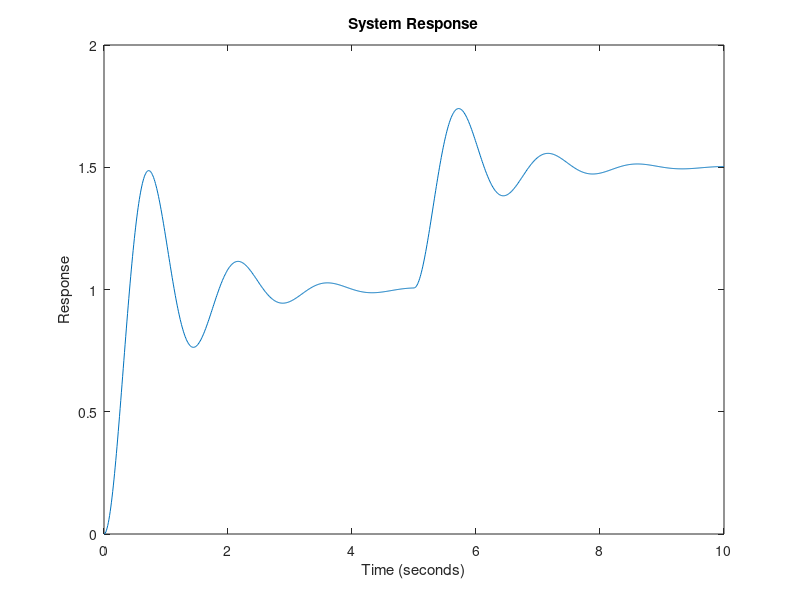

Recreate this plot in MATLAB.
num = [10];
deno = [1 2 20];
t = 0:0.01:10;
h = tf(num, deno);

u = ones(size(t)); 

y1 = lsim(h, u, t);
y2 = step(h, t);  % Step response at time vector t
y3 = step(h, 5:0.01:10);  % Step response starting from t=5 to t=10

Temp = zeros(500, 1);  
y3 = [Temp; y3];  

y = y1 + y2 + y3(1:length(t));

plot(t, y);
title('System Response');
xlabel('Time (seconds)');
ylabel('Response');
